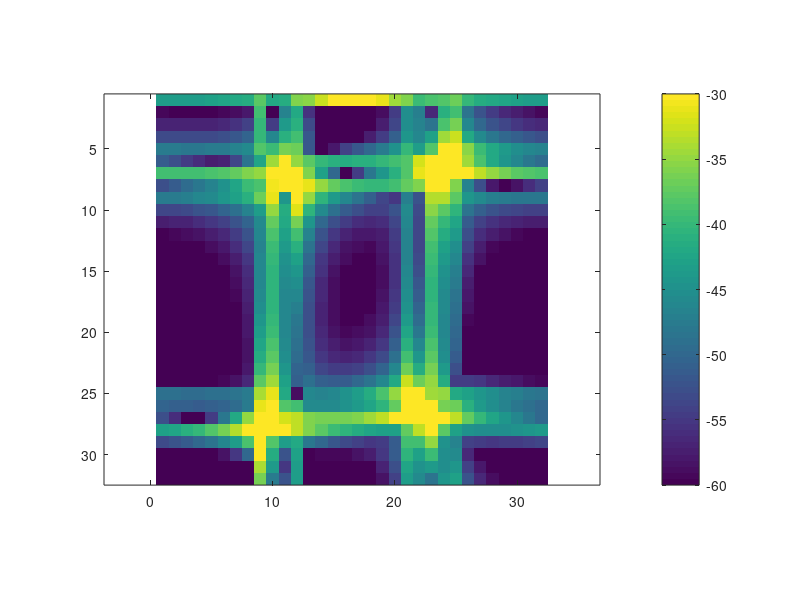

This figure's MATLAB source:
% =========================================================================
% FILE DESCRIPTION
% =========================================================================
% ISAR.m
% Inverse Synthetic Aperture Radar Simulation
%
% =========================================================================
% TEAM MEMBERS
% =========================================================================
% Herrera, Cesar
% Martinez, Manuel
% Ontiveros, Raul
% Salais, Irvin
%
% =========================================================================
% COURSE
% =========================================================================
% EE5389-Radar Signal Processing

%%%%%%%%%%%%%%%%%%%%%%%%%%%%%%%%%%%%%%%%%%%%%%%%%%%%%%%%%%%%%%%%%%%%%%%%%%%
%% INITIALIZATION
%%%%%%%%%%%%%%%%%%%%%%%%%%%%%%%%%%%%%%%%%%%%%%%%%%%%%%%%%%%%%%%%%%%%%%%%%%%

% RESTORE STATE
clear all;
close all;
clc;

% UNITS
meters       = 1;
centimeters  = 1e-2 * meters;
millimeters  = 1e-3 * meters;
seconds      = 1;
milliseconds = 1e-3 * meters;
microseconds = 1e-6 * meters;
hertz        = 1/seconds;
kilohertz    = 1e3 * hertz;
megahertz    = 1e6 * hertz;
gigahertz    = 1e9 * hertz;
degrees      = pi/180;

% CONSTANTS
c0 = 3e8 * meters/seconds;

% OPEN FIGURE WINDOW
figure('Color','w');

%%%%%%%%%%%%%%%%%%%%%%%%%%%%%%%%%%%%%%%%%%%%%%%%%%%%%%%%%%%%%%%%%%%%%%%%%%%
%% DASHBOARD
%%%%%%%%%%%%%%%%%%%%%%%%%%%%%%%%%%%%%%%%%%%%%%%%%%%%%%%%%%%%%%%%%%%%%%%%%%%

% RADAR CONSTRAINTS
f1  = 30 * gigahertz;    % Initial frequency
T2  = 1 * microseconds;  % PRT
R0  = 100 * meters;      % Distance from center point target to radar
dRd = 20 * millimeters;  % Down range resolution
dRc = 20 * millimeters;  % Cross range resolution

% TARGET CONSTRAINTS
SIGdBsm = -10;
r = 170 * millimeters;

% IMAGE CONSTRAINTS
Sx = 640 * millimeters;
Sy = 640 * millimeters;

%%%%%%%%%%%%%%%%%%%%%%%%%%%%%%%%%%%%%%%%%%%%%%%%%%%%%%%%%%%%%%%%%%%%%%%%%%%
%% PERFORM SIMULATION
%%%%%%%%%%%%%%%%%%%%%%%%%%%%%%%%%%%%%%%%%%%%%%%%%%%%%%%%%%%%%%%%%%%%%%%%%%%

% DETERMINE RADAR BANDWIDTH
BETA = c0/(2*dRd);

% DETERMINE NUMBER OF FREQUENCY STEPS (N)
N = Sx/dRd;

% DETERMINE NUMBER OF PULSE TRAINS (M)
M = Sy/dRc;

% DETERMINE FREQUENCY STEP
df = BETA/(N-1);

% DETERMINE INTEGRATION TIME
Tint = M*(N-1)*T2;

% DETERMINE FINAL FREQUENCY
fmax = f1 + N*df;

% DETERMINE CENTER FREQUENCY AND CENTER WAVELENGTH
fcenter = (f1 + fmax)/2;
lamc    = c0/fcenter;

% DETERMINE RANTE OF CHANGE OF ANGLE
dTHETA = lamc/(2*dRc);

% DETERMINE OMEGA
OMEGA = dTHETA/Tint;

% CREATE A FREQUENCY ARRAY
f0 = linspace(f1,fmax,N);

% CREATE THE TIME ARRAY
for m = 1 : M
    for n = 1 : N
        t(m,n) = (n-1)*T2 + (m-1)*(N-1)*T2;
    end
end

% DETERMINE SIG IN LINEAR SCALE
SIG = 10^(SIGdBsm/10) * (meters)^2;

% INITIALIZE TRANSFER FUNCTION ARRAYS
HF = zeros(M,N);

%
% MAIN LOOP
%

display('======================');
display('Now Entering Main Loop');
display('======================');

for m = 1 : M
    for n = 1 : N
        
        HF(m,n) = sqrt(SIG) * (exp(1i*4*pi*f0(n)*R0/c0) + ...
        exp((1i*4*pi*f0(n)*(R0 + r*cos((pi/4) + OMEGA*t(m,n))))/c0) + ...
        exp((1i*4*pi*f0(n)*(R0 + r*cos((3*pi/4) + OMEGA*t(m,n))))/c0) + ...
        exp((1i*4*pi*f0(n)*(R0 + r*cos((5*pi/4) + OMEGA*t(m,n))))/c0) + ...
        exp((1i*4*pi*f0(n)*(R0 + r*cos((7*pi/4) + OMEGA*t(m,n)))/c0)));
    end
end

HFFT1 = (fft2(HF,M,N))/(N*M);

% for m = 1 : M
%     for n = 1 : N
%         HFFT2 = fft(HF(m,:),M);
%         HFFT2 = fft(HF(:,n),N);
%     end
% end

% for m = 1 : M
%     HFFT2 = fft(HF(m,:),M);
% end
% 
% for n = 1 : N
%     HFFT2 = fft(HFFT2(:,n),N);
% end

HFFT1 = 20*log10(abs(HFFT1));

imagesc((HFFT1))
axis equal tight
colorbar;
caxis([-60 -30]);

